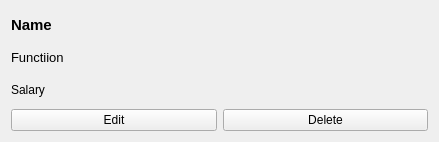
<?xml version="1.0" encoding="UTF-8"?>
<ui version="4.0">
 <class>EmployeeWidget</class>
 <widget class="QWidget" name="EmployeeWidget">
  <property name="geometry">
   <rect>
    <x>0</x>
    <y>0</y>
    <width>439</width>
    <height>142</height>
   </rect>
  </property>
  <property name="windowTitle">
   <string>Form</string>
  </property>
  <layout class="QGridLayout" name="gridLayout_2">
   <item row="0" column="0">
    <layout class="QGridLayout" name="gridLayout">
     <item row="4" column="0">
      <widget class="QPushButton" name="pB_edit">
       <property name="text">
        <string>Edit</string>
       </property>
      </widget>
     </item>
     <item row="4" column="1">
      <widget class="QPushButton" name="pB_delete">
       <property name="text">
        <string>Delete</string>
       </property>
      </widget>
     </item>
     <item row="0" column="0" colspan="2">
      <widget class="QLabel" name="l_name">
       <property name="styleSheet">
        <string notr="true">QLabel{
font : bold;
font-size: 15px;
}</string>
       </property>
       <property name="text">
        <string>Name</string>
       </property>
      </widget>
     </item>
     <item row="2" column="0" colspan="2">
      <widget class="QLabel" name="l_function">
       <property name="styleSheet">
        <string notr="true">QLabel{
font-size: 13px;
}</string>
       </property>
       <property name="text">
        <string>Functiion</string>
       </property>
      </widget>
     </item>
     <item row="3" column="0" colspan="2">
      <widget class="QLabel" name="l_salary">
       <property name="text">
        <string>Salary</string>
       </property>
      </widget>
     </item>
    </layout>
   </item>
  </layout>
 </widget>
 <resources/>
 <connections/>
</ui>
